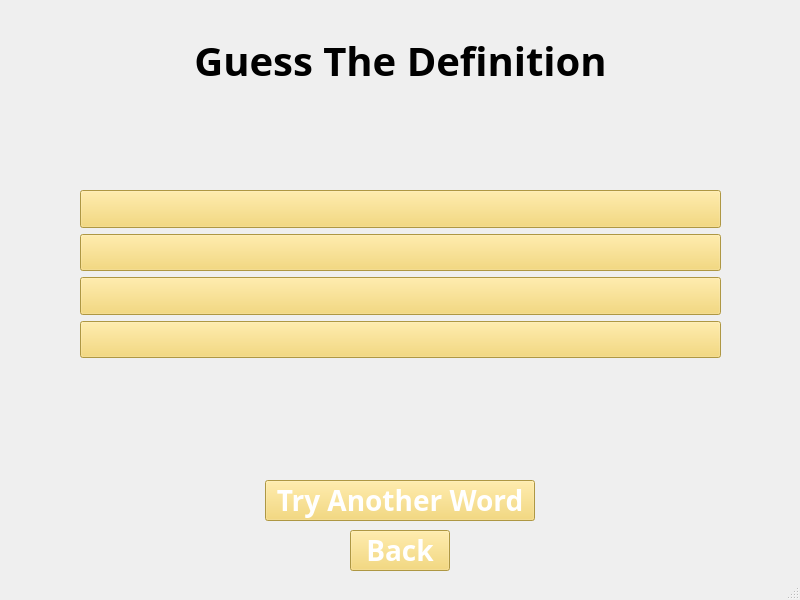
<?xml version="1.0" encoding="UTF-8"?>
<ui version="4.0">
 <class>guessDefinition</class>
 <widget class="QMainWindow" name="guessDefinition">
  <property name="geometry">
   <rect>
    <x>0</x>
    <y>0</y>
    <width>800</width>
    <height>600</height>
   </rect>
  </property>
  <property name="windowTitle">
   <string>Guess The Definition</string>
  </property>
  <widget class="QWidget" name="centralwidget">
   <widget class="QLabel" name="label">
    <property name="geometry">
     <rect>
      <x>0</x>
      <y>40</y>
      <width>801</width>
      <height>41</height>
     </rect>
    </property>
    <property name="font">
     <font>
      <family>VNI-Disney</family>
      <pointsize>30</pointsize>
      <bold>true</bold>
     </font>
    </property>
    <property name="text">
     <string>Guess The Definition</string>
    </property>
    <property name="alignment">
     <set>Qt::AlignCenter</set>
    </property>
    <property name="wordWrap">
     <bool>false</bool>
    </property>
   </widget>
   <widget class="QPushButton" name="backButton">
    <property name="geometry">
     <rect>
      <x>350</x>
      <y>530</y>
      <width>100</width>
      <height>41</height>
     </rect>
    </property>
    <property name="font">
     <font>
      <family>VNI-Disney</family>
      <pointsize>21</pointsize>
      <bold>true</bold>
     </font>
    </property>
    <property name="styleSheet">
     <string notr="true">background-color: #f4d35e; color: white;</string>
    </property>
    <property name="text">
     <string>Back</string>
    </property>
   </widget>
   <widget class="QLabel" name="wordLabel">
    <property name="geometry">
     <rect>
      <x>50</x>
      <y>120</y>
      <width>691</width>
      <height>45</height>
     </rect>
    </property>
    <property name="font">
     <font>
      <family>VNI-Disney</family>
      <pointsize>18</pointsize>
      <bold>true</bold>
     </font>
    </property>
    <property name="text">
     <string/>
    </property>
    <property name="alignment">
     <set>Qt::AlignCenter</set>
    </property>
    <property name="wordWrap">
     <bool>true</bool>
    </property>
   </widget>
   <widget class="QLabel" name="resultLabel">
    <property name="geometry">
     <rect>
      <x>50</x>
      <y>380</y>
      <width>691</width>
      <height>45</height>
     </rect>
    </property>
    <property name="font">
     <font>
      <family>VNI-Disney</family>
      <pointsize>18</pointsize>
      <bold>true</bold>
     </font>
    </property>
    <property name="text">
     <string/>
    </property>
    <property name="alignment">
     <set>Qt::AlignCenter</set>
    </property>
    <property name="wordWrap">
     <bool>true</bool>
    </property>
   </widget>
   <widget class="QWidget" name="layoutWidget">
    <property name="geometry">
     <rect>
      <x>80</x>
      <y>190</y>
      <width>641</width>
      <height>168</height>
     </rect>
    </property>
    <layout class="QVBoxLayout" name="verticalLayout">
     <property name="bottomMargin">
      <number>0</number>
     </property>
     <item>
      <widget class="QPushButton" name="answer1">
       <property name="font">
        <font>
         <family>VNI-Disney</family>
         <pointsize>18</pointsize>
         <bold>false</bold>
        </font>
       </property>
       <property name="styleSheet">
        <string notr="true">background-color: #f4d35e; color: white;</string>
       </property>
       <property name="text">
        <string/>
       </property>
      </widget>
     </item>
     <item>
      <widget class="QPushButton" name="answer2">
       <property name="sizePolicy">
        <sizepolicy hsizetype="Minimum" vsizetype="Fixed">
         <horstretch>0</horstretch>
         <verstretch>0</verstretch>
        </sizepolicy>
       </property>
       <property name="font">
        <font>
         <family>VNI-Disney</family>
         <pointsize>18</pointsize>
         <bold>false</bold>
        </font>
       </property>
       <property name="styleSheet">
        <string notr="true">background-color: #f4d35e; color: white;</string>
       </property>
       <property name="text">
        <string/>
       </property>
      </widget>
     </item>
     <item>
      <widget class="QPushButton" name="answer3">
       <property name="font">
        <font>
         <family>VNI-Disney</family>
         <pointsize>18</pointsize>
         <bold>false</bold>
        </font>
       </property>
       <property name="styleSheet">
        <string notr="true">background-color: #f4d35e; color: white;</string>
       </property>
       <property name="text">
        <string/>
       </property>
      </widget>
     </item>
     <item>
      <widget class="QPushButton" name="answer4">
       <property name="font">
        <font>
         <family>VNI-Disney</family>
         <pointsize>18</pointsize>
         <bold>false</bold>
        </font>
       </property>
       <property name="styleSheet">
        <string notr="true">background-color: #f4d35e; color: white;</string>
       </property>
       <property name="text">
        <string/>
       </property>
      </widget>
     </item>
    </layout>
   </widget>
   <widget class="QPushButton" name="tryAnotherButton">
    <property name="geometry">
     <rect>
      <x>265</x>
      <y>480</y>
      <width>270</width>
      <height>41</height>
     </rect>
    </property>
    <property name="font">
     <font>
      <family>VNI-Disney</family>
      <pointsize>21</pointsize>
      <bold>true</bold>
     </font>
    </property>
    <property name="styleSheet">
     <string notr="true">background-color: #f4d35e; color: white;</string>
    </property>
    <property name="text">
     <string>Try Another Word</string>
    </property>
   </widget>
  </widget>
  <widget class="QMenuBar" name="menubar">
   <property name="geometry">
    <rect>
     <x>0</x>
     <y>0</y>
     <width>800</width>
     <height>22</height>
    </rect>
   </property>
  </widget>
  <widget class="QStatusBar" name="statusbar"/>
 </widget>
 <resources/>
 <connections/>
</ui>
